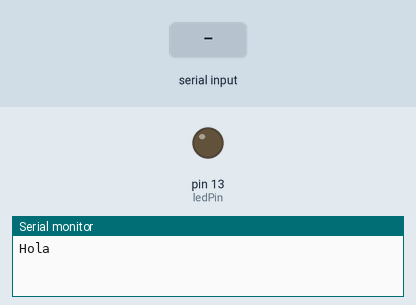
Recording of a sketch running on a simulated Arduino Mega 2560, built with avr-gcc and run on an emulated ATmega2560. Parts: output pins drawn as LEDs (lit = HIGH), the last lines printed to the serial monitor. Inputs (shaded band) come from the test bench.

Above: at 1.2 s.
1.3 s: "90,45\n" received over the second serial link
At 2.1 s:
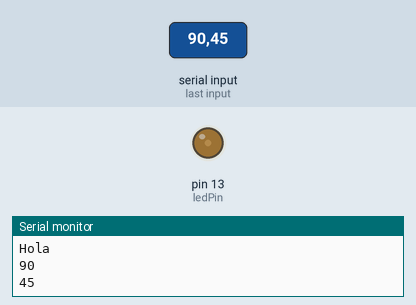
3.8 s: "30,150\n" received over the second serial link
At 4.2 s:
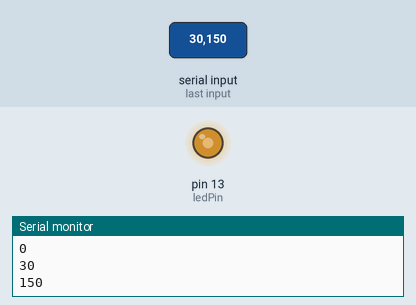
6.3 s: "200\n" received over the second serial link
At 7.1 s:
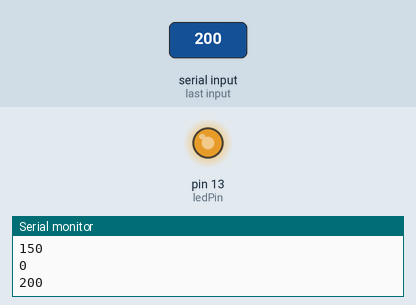
Timing chart, 0 to 9.3 s (numbered marks = the images above; inputs shaded):
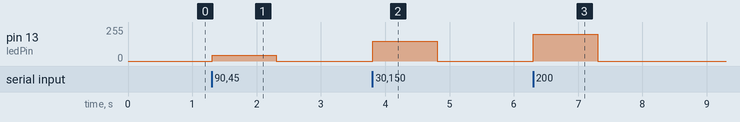

Measured:
- after the input at 1.3 s, pin 13 (ledPin): 0/255 → 45/255 at once, → 0/255 1.0 s later
- after the input at 3.8 s, pin 13 (ledPin): 0/255 → 150/255 at once, → 0/255 1.0 s later
- after the input at 6.3 s, pin 13 (ledPin): 0/255 → 200/255 at once, → 0/255 1.0 s later

The sketch:

RemoteLedSoftSerial.ino
```cpp
#include <SoftwareSerial.h>

//#define ssRX 2
//#define ssTX 3
//SoftwareSerial nss(ssRX, ssTX);

const int ledPin = 13; // the pin that the LED is attached to
int incomingByte;      // a variable to read incoming serial data into

void setup() {
  // initialize serial communication:
  Serial.begin(9600);
  Serial3.begin(9600);
  // initialize the LED pin as an output:
  pinMode(ledPin, OUTPUT);

  Serial.println("Hola");
}

void loop() {

   if (Serial3.available())
  {
   int f = Serial3.parseInt();
   /*if (f > 0)
   {*/
     Serial.println(f);
       analogWrite(ledPin, f);
   //}
  }


}
```
